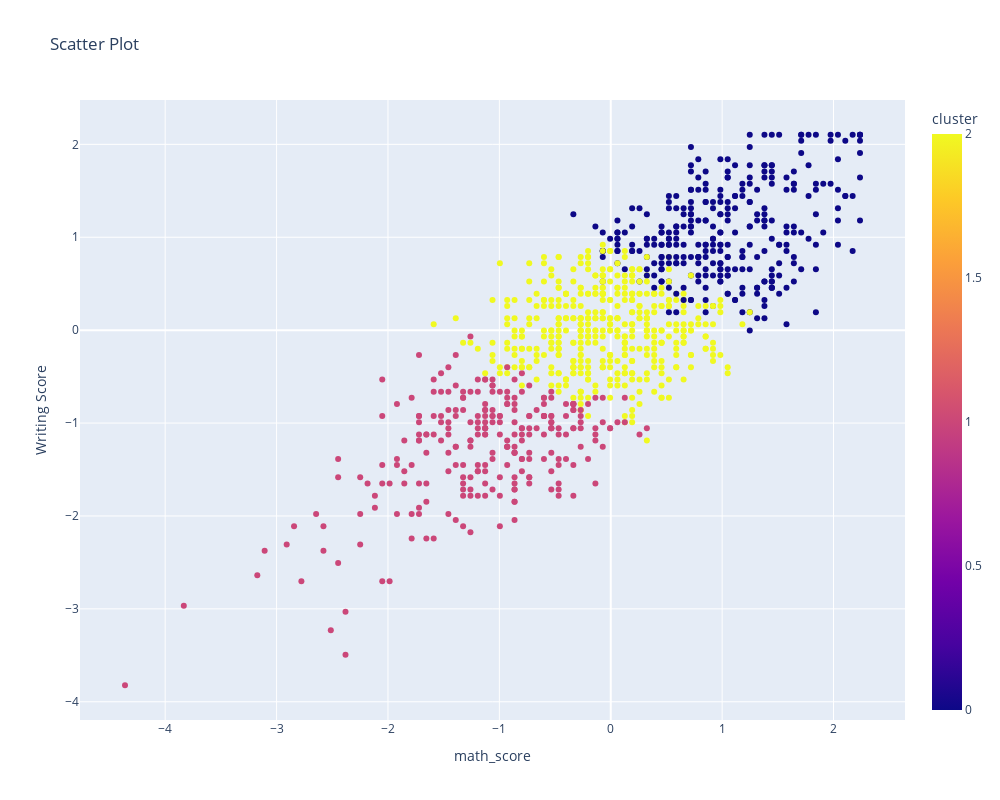

Notebook code for this chart:
### Code cell
fig = px.scatter(df2_pipe, x='math_score', y='writing_score', color='cluster',
                 title='Scatter Plot', labels={'reading_score': 'Reading Score',
                                                'writing_score': 'Writing Score'}, 
                 width=1000, height=800)
# Show the plot
fig.show()

### Figure 1 — Plotly figure (JSON) as saved in the notebook; plotly's stock layout.template omitted (floating-point values rounded to 4 significant figures; data arrays with more than 128 entries replaced by an {"elided": "..."} marker saying what was removed)
{"data": [{"hovertemplate": "math_score=%{x}<br>Writing Score=%{y}<br>cluster=%{marker.color}<extra></extra>", "legendgroup": "", "marker": {"color": {"elided": "1000 int values"}, "coloraxis": "coloraxis", "symbol": "circle"}, "mode": "markers", "name": "", "orientation": "v", "showlegend": false, "type": "scatter", "x": {"elided": "1000 float values"}, "xaxis": "x", "y": {"elided": "1000 float values"}, "yaxis": "y"}], "layout": {"coloraxis": {"colorbar": {"title": {"text": "cluster"}}, "colorscale": [[0, "#0d0887"], [0.1111, "#46039f"], [0.2222, "#7201a8"], [0.3333, "#9c179e"], [0.4444, "#bd3786"], [0.5556, "#d8576b"], [0.6667, "#ed7953"], [0.7778, "#fb9f3a"], [0.8889, "#fdca26"], [1, "#f0f921"]]}, "height": 800, "legend": {"tracegroupgap": 0}, "title": {"text": "Scatter Plot"}, "width": 1000, "xaxis": {"anchor": "y", "autorange": true, "domain": [0, 1], "range": [-4.765, 2.642], "title": {"text": "math_score"}, "type": "linear"}, "yaxis": {"anchor": "x", "autorange": true, "domain": [0, 1], "range": [-4.196, 2.477], "title": {"text": "Writing Score"}, "type": "linear"}}}
